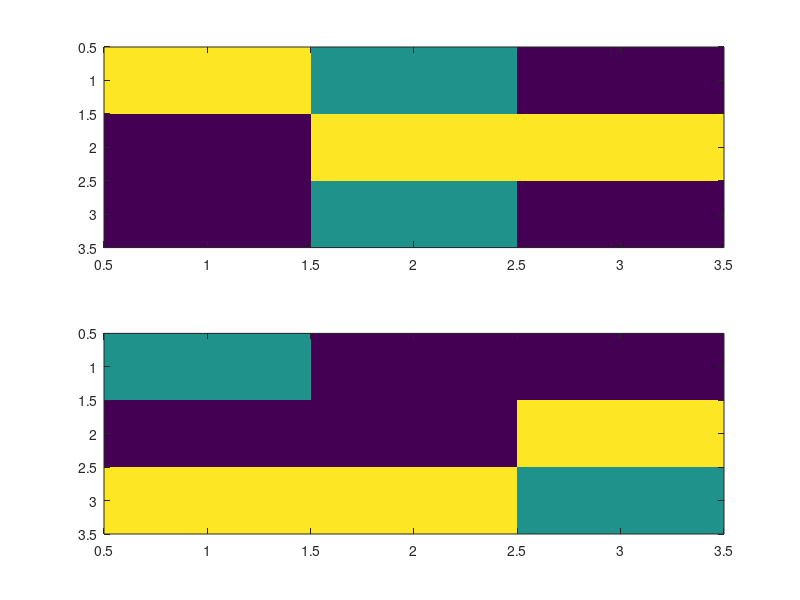
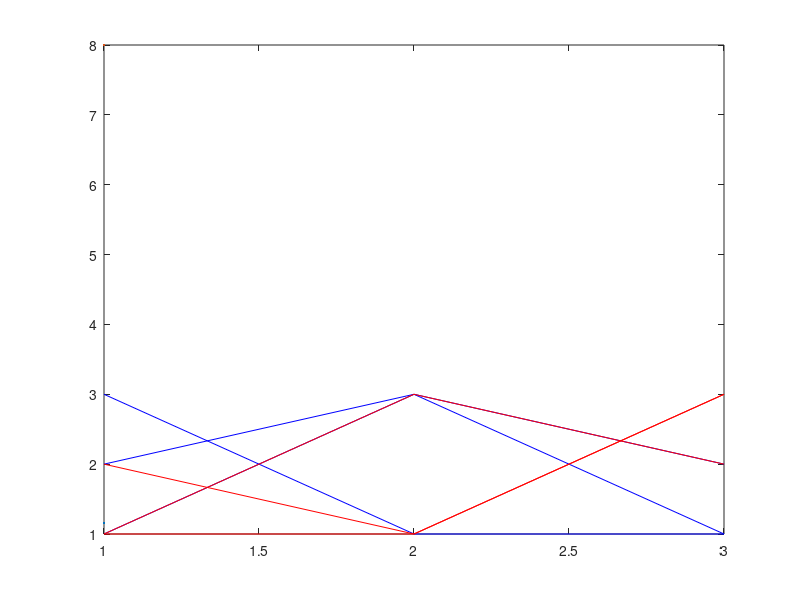

Write MATLAB code to recreate these figures, in order.
A = randi(3,3);
A_ = randi(3,3);

%% Heatmap
close all;
f = figure();
subplot(2,1,1);
imagesc(A)
subplot(2,1,2);
imagesc(A_)

%% Plot
close all;
g = figure();
plot(A, 'b');
hold on;
plot(A_, 'r');

%% RMS
close all;
dA = A(:)-A_(:);
dArms = sqrt(mean(power(dA, 2)));
plot(dArms);

%% L1 norm
close all;
dA1 = sum(abs(A(:)-A_(:)));
plot(dA1);

